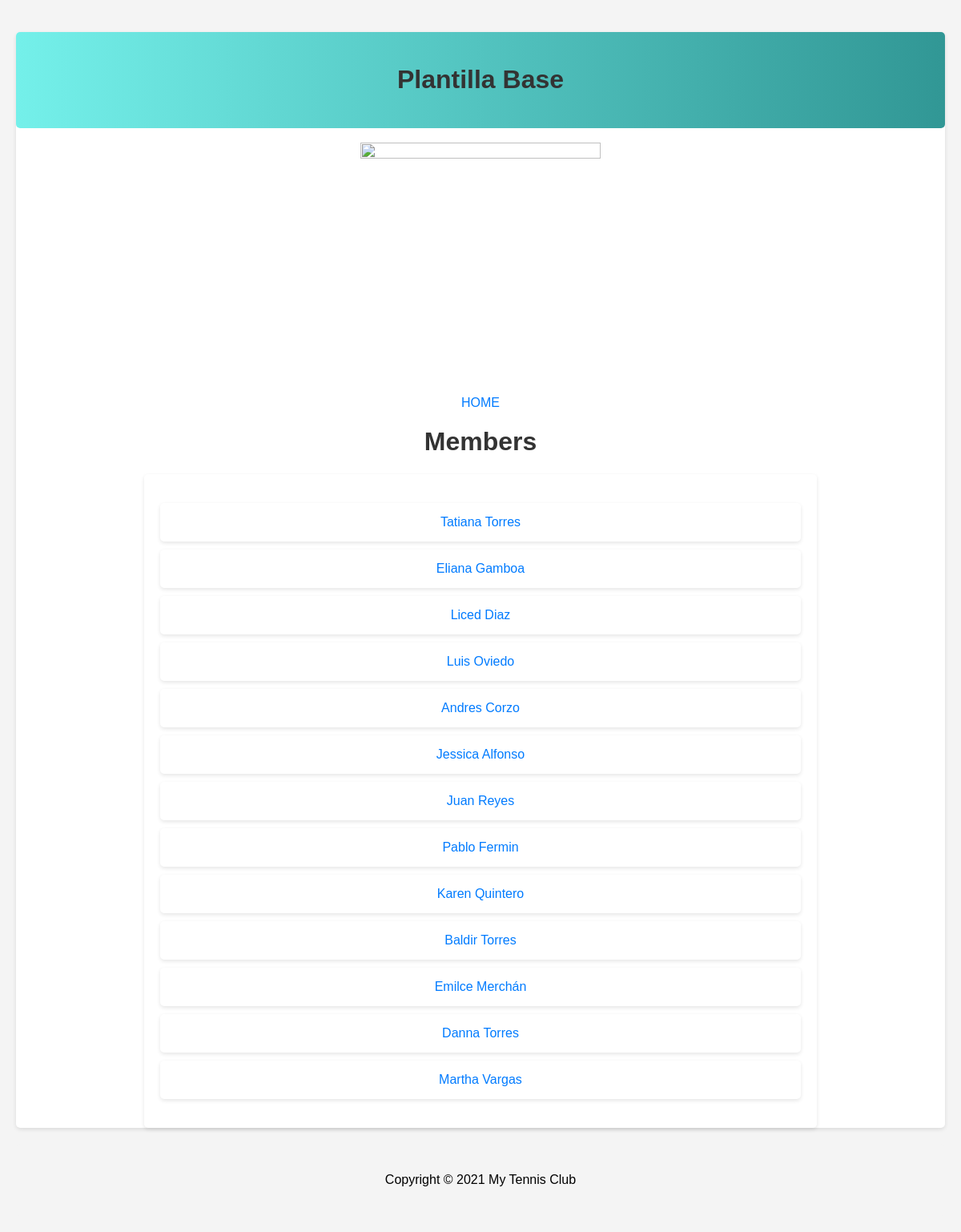
/members/, run on an earlier commit of the app's database.
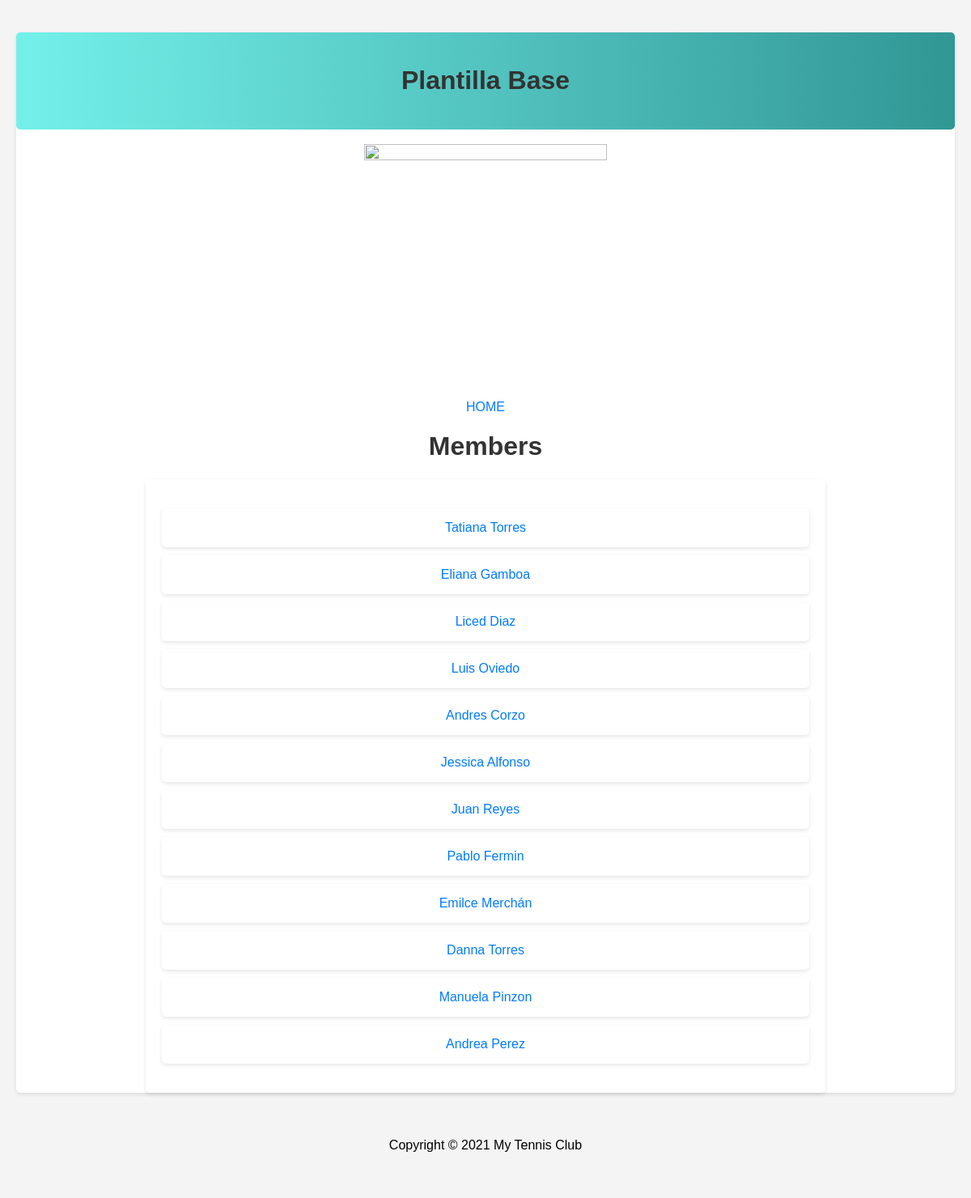
And on a later commit of the database.
### members/models.py (models this page shows, shortened)
class Member(models.Model):
    firstname = models.CharField(max_length=255)
    lastname = models.CharField(max_length=255)
    phone = models.IntegerField(null=True)
    joined_date = models.DateField(null=True)
    gender = models.CharField(max_length=255, null=True)
    birth_date = models.DateField(null=True)
    email = models.EmailField(max_length=255, null=True)

### members/views.py (the view)
# urls.py: path('members/', views.members, name='members'),
def members(request):
    mymembers = Member.objects.all().values()
    template = loader.get_template('all_members.html')
    context = {
        'mymembers': mymembers,
    }
    return HttpResponse(template.render(context, request))

### members/templates/all_members.html (shortened to what this page needs)
        {% extends "master.html" %}
        {% block content %}
        <p><a href="/">HOME</a></p>
        <h1>Members</h1>
        <div class="container">
        <ul>
        {% for x in mymembers %}
            <li><a href="details/{{ x.id }}">{{ x.firstname }} {{ x.lastname }}</a></li>
        {% endfor %}
        </ul>
        </div>
        {% endblock %}

What changed in the data, as far as the page shows it:
removed Member: firstname "Karen", lastname "Quintero"
removed Member: firstname "Baldir", lastname "Torres"
removed Member: firstname "Martha", lastname "Vargas"
added Member: firstname "Manuela", lastname "Pinzon"
added Member: firstname "Andrea", lastname "Perez"
